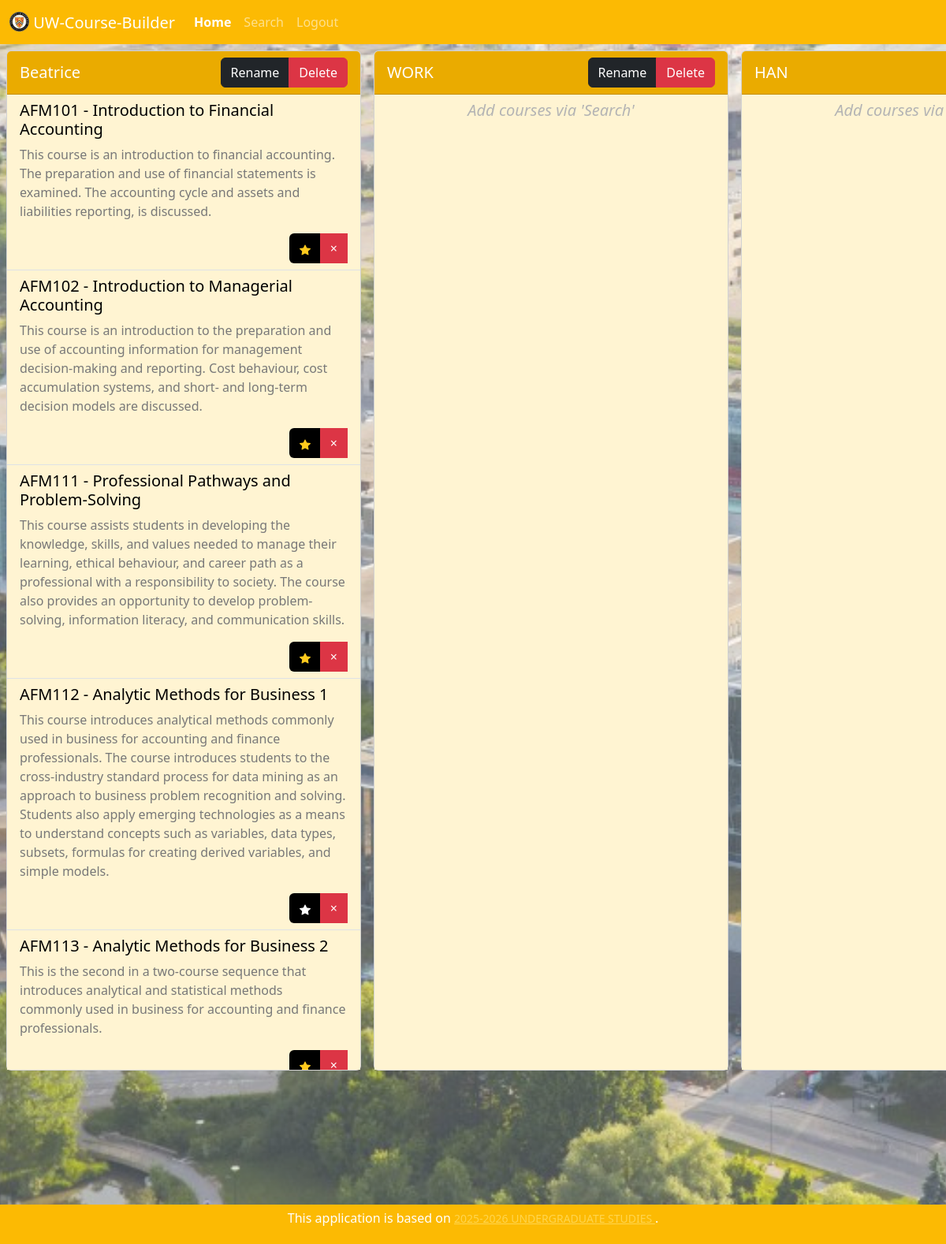
Screenshot of / (signed in) with the database file from the repository.
### website/models.py (models this page shows, shortened)
class Term(db.Model):
    id = db.Column(db.Integer, primary_key=True)
    name = db.Column(db.String(20), nullable=False, default="Term")
    user_id = db.Column(db.Integer, db.ForeignKey('user.id'))
    courses = db.relationship('Course', secondary=added, backref='terms')

@whooshee.register_model('title', 'description')
class Course(db.Model):
    id = db.Column(db.Integer, primary_key=True)
    title = db.Column(db.String(50), unique=True, nullable=False)
    description = db.Column(db.Text, default="No description found.")
    body = db.Column(db.Text, default="No body found.")

### website/views.py (the view, shortened to what this page needs)
@views.route('/', methods=['GET', 'POST'])
@login_required
def home():
    return render_template("home.html", user=current_user)

### website/__init__.py (called while the page is built)
def create_app():
    app = Flask(__name__)
    app.config['SECRET_KEY'] = 'UWATERLOO'
    app.config['SQLALCHEMY_DATABASE_URI'] = f'sqlite:///{DB_NAME}'
    app.config['WHOOSHEE_DIR'] = 'whooshee' # Stores index on server
    app.jinja_env.filters['htmlfy'] = filters.htmlfy
    db.init_app(app)
    whooshee.init_app(app)
    from .views import views
    from .auth import auth
    app.register_blueprint(views, url_prefix='/')
    app.register_blueprint(auth, url_prefix='/')
    from .models import User
    create_database(app)
    from flask_migrate import Migrate
    migrate= Migrate(app, db)
    login_manager = LoginManager()
    login_manager.login_view = 'auth.login'
    login_manager.init_app(app)
    @login_manager.user_loader
    def load_user(id):
        return User.query.get(int(id))
    return app

### website/filters.py (called while the page is built)
def htmlfy(text):
    li = []
    retval = ""
    tlen = len(text)
    i = 0
    while i < tlen:
        if text[i] == "[" and i < (tlen-2) and text[i+1] == "[":
            i += 2
            heading = ""
            while not (i >= tlen or (text[i] == "]" and i < (tlen-1) and text[i+1] == "]")):
                heading += text[i]
                i += 1
            i += 2
            body = ""
            while i < tlen and not (text[i] == "[" and i < (tlen-2) and text[i+1] == "["):
                body += text[i]
                i += 1
            heading.strip()
            body.strip()
            li.append((heading, body))
        else:
            i += 1
    for heading, body in li:
        retval += "<h4 style=\"color: #fcba03\">" + heading + "</h4>"
        retval += htmlfy_body(body)
    return retval

### website/templates/home.html (shortened to what this page needs)
{% from "macros.html" import confirm_del, add_star, view_course %} {% extends
"base.html" %}  {% block title %} Home {% endblock %} {% block body %}
<div class="main-content" style="padding-bottom: 70px">
  <div class="d-flex flex-nowrap" style="overflow-x: auto">
    {% for term in user.terms %}
    <div class="card m-2 flex-shrink-0" style="width: 450px; height: 82vh">
      <div
        class="card-header d-flex align-items-center"
        style="background-color: #eaab00"
      >
        <h5 class="card-title placeholder-glow mb-0 mt-0" style="color: white">
          {{ term.name }}
        </h5>
        <div class="btn-group ms-auto" role="group">
          <button
            type="button"
            class="btn btn-dark"
            data-bs-toggle="modal"
            data-bs-target="#rename{{term.id}}"
            aria-label="Rename term"
          >
            Rename
          </button>
          <button
            type="button"
            class="btn btn-danger"
            data-bs-toggle="modal"
            data-bs-target="#delete{{term.id}}"
            aria-label="Delete term"
          >
            Delete
          </button>
        </div>
      </div>
      <div
        class="card-body p-0"
        style="overflow-y: auto; background-color: #fff4d2"
      >
        <ul class="list-group list-group-flush">
          {% if not term.courses %}
          <h5
            class="card-title m-2"
            style="color: rgb(180, 180, 180); text-align: center"
          >
            <em> Add courses via 'Search' </em>
          </h5>
          {% endif %} {% for course in term.courses %}
          <li class="list-group-item" style="background-color: #fff4d2">
            <h5
              class="card-title course-title"
              data-course-id="{{course.id}}"
              style="color: black"
            >
              {{ course.title }}
            </h5>
            <p class="card-text" style="color: #787878">
              {{ course.description }}
            </p>
            <div class="d-flex justify-content-end">
              <div class="btn-group" role="group">
                {% if course in user.courses %} {{ add_star("starred",
                course.id) }} {% else %} {{ add_star("notstarred", course.id) }}
                {% endif %}
                <button
                  type="button"
                  class="btn btn-danger"
                  data-bs-toggle="modal"
                  data-bs-target="#removecourse{{course.id}}_{{term.id}}"
                  aria-label="Remove course"
                >
                  <span aria-hidden="true">&times;</span>
                </button>
              </div>
            </div>
          </li>
          {% endfor %}
        </ul>
      </div>
    </div>
    {% endfor %}
  </div>
</div>
{% endblock %}

### website/templates/macros.html (shortened to what this page needs)
 {% macro add_star(class, course_id) %}
<button
  type="button"
  class="btn star"
  data-item-id="{{ course_id }}"
  style="background-color: #000000"
>
  <svg
    xmlns="http://www.w3.org/2000/svg"
    width="14"
    height="14"
    class="bi bi-star-fill {{ class }}"
    viewBox="0 0 16 16"
  >
    <path
      d="M3.612 15.443c-.386.198-.824-.149-.746-.592l.83-4.73L.173 6.765c-.329-.314-.158-.888.283-.95l4.898-.696L7.538.792c.197-.39.73-.39.927 0l2.184 4.327 4.898.696c.441.062.612.636.282.95l-3.522 3.356.83 4.73c.078.443-.36.79-.746.592L8 13.187l-4.389 2.256z"
    />
  </svg>
</button>
{% endmacro %}

### website/templates/base.html (shortened to what this page needs)
<!DOCTYPE html>
<html>
  <head>
    <link
      href="https://cdn.jsdelivr.net/npm/bootstrap@5.3.6/dist/css/bootstrap.min.css"
      rel="stylesheet"
    />
    <link
      rel="stylesheet"
      href="https://stackpath.bootstrapcdn.com/font-awesome/4.7.0/css/font-awesome.min.css"
    />
    <link rel="stylesheet" href="{{ url_for('static', filename='sheet.css') }}">
  </head>
  <body>
    <nav
      class="navbar navbar-expand-lg"
      style="background-color: #fcba03"
      data-bs-theme="dark"
    >
      <div class="container-fluid">
        <span class="navbar-brand mb-0 h1">
          <img
            src="{{ url_for('static', filename='logo.png') }}"
            alt="Logo"
            width="25"
            height="25"
            class="d-inline-block align-text-top"
          />
          UW-Course-Builder
        </span>
        <div class="collapse navbar-collapse" id="navbarNavAltMarkup">
          <div class="navbar-nav">
            {% if user.is_authenticated %}
            <a class="nav-link current-home" href="/">Home</a>
            <a class="nav-link current-search" href="/search">Search</a>
            <a class="nav-link" href="/logout">Logout</a>
            {% else %}
            <a class="nav-link" href="/login">Login</a>
            <a class="nav-link" href="/signup">Sign Up</a>
            {% endif %}
          </div>
        </div>
      </div>
    </nav>
     {% block body %} {%
    endblock %}
    <div
      class="fixed-bottom container-fluid"
      style="background-color: #fcba03; height: 50px"
    >
      <h6 class="text-center mt-2" style="color: white">
        This application is based on
        <a
          href="https://uwaterloo.ca/academic-calendar/undergraduate-studies/catalog#/courses"
          target="_blank"
          rel="noopener noreferrer"
          style="color: #ffd54f"
        >
          <small> 2025-2026 UNDERGRADUATE STUDIES </small>
        </a>
        .
      </h6>
    </div>
  </body>
</html>

### website/static/sheet.css (style rules this page uses)
body { background-image: url("bg.png"); background-size: cover; background-position: center; background-repeat: no-repeat; min-height: 100vh; }
.starred { fill: #ffca1d }
.notstarred { fill: white }

### website/templates/home.html (style rules this page uses)
.current-home { color: white; font-weight: bold; }

### rows the page displays
Term: name "Beatrice"
Course: title "AFM101 - Introduction to Financial Accounting", description "This course is an introduction to financial accounting. The preparation and use of financial statements is examined. The accounting cycle and assets and liabilities reporting, is discussed."
Course: title "AFM102 - Introduction to Managerial Accounting", description "This course is an introduction to the preparation and use of accounting information for management decision-making and reporting. Cost behaviour, cost accumulation systems, and short- and long-term decision models are discussed."
Course: title "AFM111 - Professional Pathways and Problem-Solving", description "This course assists students in developing the knowledge, skills, and values needed to manage their learning, ethical behaviour, and career path as a professional with a responsibility to society. The course also provides an opportunity to develop problem-solving, information literacy, and communication skills."
Course: title "AFM112 - Analytic Methods for Business 1", description "This course introduces analytical methods commonly used in business for accounting and finance professionals. The course introduces students to the cross-industry standard process for data mining as an approach to business problem recognition and solving. Students also apply emerging technologies as a means to understand concepts such as variables, data types, subsets, formulas for creating derived variables, and simple models."
Course: title "AFM113 - Analytic Methods for Business 2", description "This is the second in a two-course sequence that introduces analytical and statistical methods commonly used in business for accounting and finance professionals."
Term: name "WORK", shows "Add courses via 'Search'"
Term: name "HAN", shows "Add courses via…"
